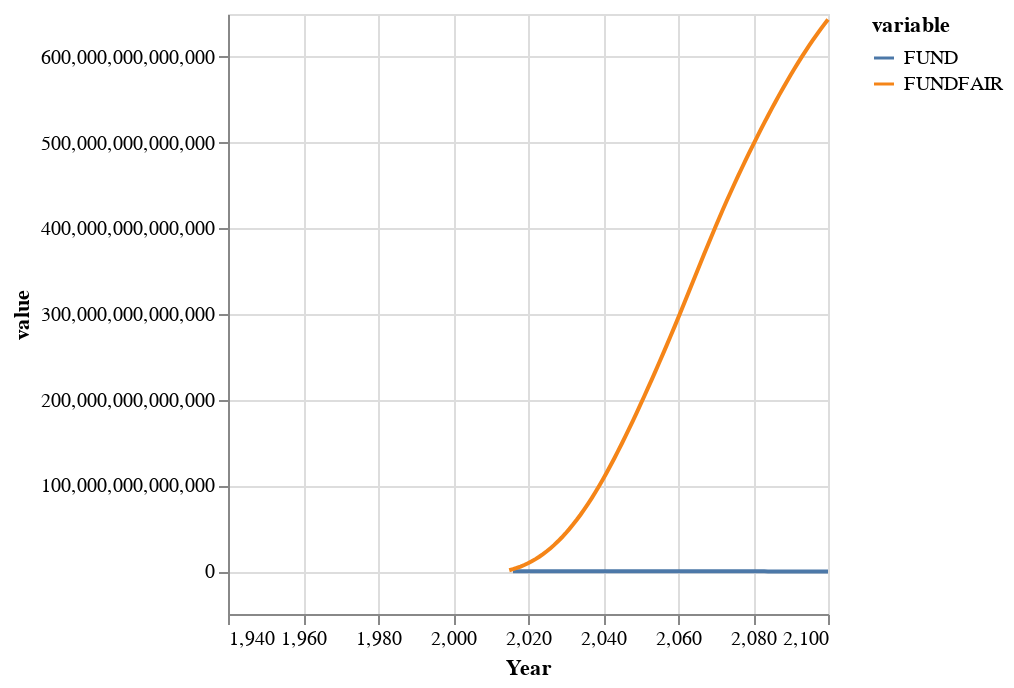

The notebook cell this image was saved under:
### Code cell
df = DataFrame(
    :Year => Mimi.time_labels(m),
    :FUND => fundvals, 
    :FUNDFAIR => fundfairvals)

stack(df, [:FUND, :FUNDFAIR]) |> 

@vlplot(
    :line, 
    x = :Year,
    y = :value,
    color = :variable
)

### Figure 1 — Vega-Lite specification as saved in the notebook (floating-point values rounded to 4 significant figures; data arrays with more than 128 entries replaced by an {"elided": "..."} marker saying what was removed)
{"data": {"values": {"elided": "302 records"}}, "encoding": {"color": {"field": "variable", "type": "nominal"}, "x": {"field": "Year", "type": "quantitative"}, "y": {"field": "value", "type": "quantitative"}}, "mark": "line"}
